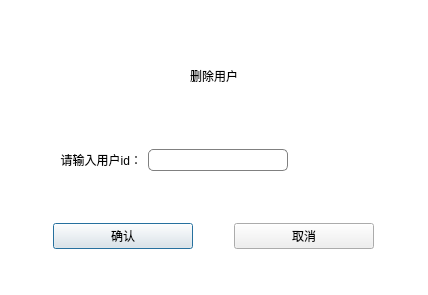
<?xml version="1.0" encoding="UTF-8"?>
<ui version="4.0">
 <class>Dlg_DeleteUser</class>
 <widget class="QDialog" name="Dlg_DeleteUser">
  <property name="geometry">
   <rect>
    <x>0</x>
    <y>0</y>
    <width>428</width>
    <height>295</height>
   </rect>
  </property>
  <property name="windowTitle">
   <string>删除用户</string>
  </property>
  <property name="styleSheet">
   <string notr="true">QLabel#lb_title{
	font:40px '星月行书';
}
QLabel#lb_txt{
font:20px '黑体';
}
QLineEdit{
border-radius:5px;
min-height: 20px;
border:1px solid gray;
}
QPushButton[name=btn]{
border-radius:4px;
background:#409eff;
color:white;
font:18px &quot;黑体&quot;;
}
QWidget#bg{
background:white;
}</string>
  </property>
  <layout class="QGridLayout" name="gridLayout">
   <property name="leftMargin">
    <number>0</number>
   </property>
   <property name="topMargin">
    <number>0</number>
   </property>
   <property name="rightMargin">
    <number>0</number>
   </property>
   <property name="bottomMargin">
    <number>0</number>
   </property>
   <property name="spacing">
    <number>0</number>
   </property>
   <item row="0" column="0">
    <widget class="QWidget" name="bg" native="true">
     <property name="minimumSize">
      <size>
       <width>0</width>
       <height>26</height>
      </size>
     </property>
     <layout class="QGridLayout" name="gridLayout_2">
      <item row="1" column="0">
       <widget class="QLabel" name="lb_txt">
        <property name="text">
         <string>       请输入用户id：</string>
        </property>
        <property name="alignment">
         <set>Qt::AlignRight|Qt::AlignTrailing|Qt::AlignVCenter</set>
        </property>
       </widget>
      </item>
      <item row="3" column="0" colspan="3">
       <widget class="QWidget" name="widget" native="true">
        <property name="minimumSize">
         <size>
          <width>0</width>
          <height>20</height>
         </size>
        </property>
        <property name="maximumSize">
         <size>
          <width>16777215</width>
          <height>35</height>
         </size>
        </property>
        <layout class="QGridLayout" name="gridLayout_3">
         <item row="0" column="0">
          <widget class="QPushButton" name="btn_confirm">
           <property name="minimumSize">
            <size>
             <width>0</width>
             <height>26</height>
            </size>
           </property>
           <property name="maximumSize">
            <size>
             <width>140</width>
             <height>26</height>
            </size>
           </property>
           <property name="text">
            <string>确认</string>
           </property>
           <property name="name" stdset="0">
            <string>btn</string>
           </property>
          </widget>
         </item>
         <item row="0" column="1">
          <widget class="QPushButton" name="btn_cancel">
           <property name="minimumSize">
            <size>
             <width>0</width>
             <height>26</height>
            </size>
           </property>
           <property name="maximumSize">
            <size>
             <width>140</width>
             <height>26</height>
            </size>
           </property>
           <property name="text">
            <string>取消</string>
           </property>
           <property name="name" stdset="0">
            <string>btn</string>
           </property>
          </widget>
         </item>
        </layout>
       </widget>
      </item>
      <item row="1" column="1" colspan="2">
       <widget class="QLineEdit" name="le_userid">
        <property name="minimumSize">
         <size>
          <width>0</width>
          <height>22</height>
         </size>
        </property>
        <property name="maximumSize">
         <size>
          <width>140</width>
          <height>16777215</height>
         </size>
        </property>
        <property name="echoMode">
         <enum>QLineEdit::Normal</enum>
        </property>
       </widget>
      </item>
      <item row="0" column="0" colspan="3">
       <widget class="QLabel" name="lb_title">
        <property name="maximumSize">
         <size>
          <width>16777215</width>
          <height>60</height>
         </size>
        </property>
        <property name="text">
         <string>删除用户</string>
        </property>
        <property name="alignment">
         <set>Qt::AlignCenter</set>
        </property>
       </widget>
      </item>
     </layout>
    </widget>
   </item>
  </layout>
 </widget>
 <resources/>
 <connections/>
</ui>
